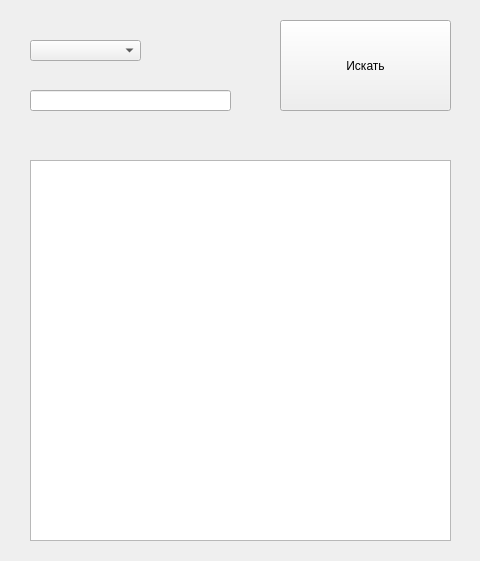
<?xml version="1.0" encoding="UTF-8"?>
<ui version="4.0">
 <class>Form</class>
 <widget class="QWidget" name="Form">
  <property name="geometry">
   <rect>
    <x>0</x>
    <y>0</y>
    <width>480</width>
    <height>561</height>
   </rect>
  </property>
  <property name="windowTitle">
   <string>Каталог библиотеки</string>
  </property>
  <widget class="QComboBox" name="comboBox">
   <property name="geometry">
    <rect>
     <x>30</x>
     <y>40</y>
     <width>111</width>
     <height>21</height>
    </rect>
   </property>
  </widget>
  <widget class="QLineEdit" name="searchLine">
   <property name="geometry">
    <rect>
     <x>30</x>
     <y>90</y>
     <width>201</width>
     <height>21</height>
    </rect>
   </property>
  </widget>
  <widget class="QPushButton" name="goBtn">
   <property name="geometry">
    <rect>
     <x>280</x>
     <y>20</y>
     <width>171</width>
     <height>91</height>
    </rect>
   </property>
   <property name="text">
    <string>Искать</string>
   </property>
  </widget>
  <widget class="QListWidget" name="output">
   <property name="geometry">
    <rect>
     <x>30</x>
     <y>160</y>
     <width>421</width>
     <height>381</height>
    </rect>
   </property>
  </widget>
 </widget>
 <resources/>
 <connections/>
</ui>
